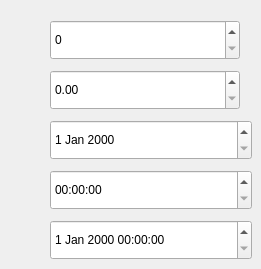
     <widget class="QWidget" name="tab_2">
      <attribute name="title">
       <string>Input</string>
      </attribute>
      <widget class="QSpinBox" name="spinBox">
       <property name="enabled">
        <bool>true</bool>
       </property>
       <property name="geometry">
        <rect>
         <x>50</x>
         <y>20</y>
         <width>190</width>
         <height>40</height>
        </rect>
       </property>
       <property name="styleSheet">
        <string notr="true"/>
       </property>
      </widget>
      <widget class="QDoubleSpinBox" name="doubleSpinBox">
       <property name="enabled">
        <bool>true</bool>
       </property>
       <property name="geometry">
        <rect>
         <x>50</x>
         <y>70</y>
         <width>190</width>
         <height>40</height>
        </rect>
       </property>
       <property name="styleSheet">
        <string notr="true"/>
       </property>
      </widget>
      <widget class="QDateEdit" name="dateEdit">
       <property name="enabled">
        <bool>true</bool>
       </property>
       <property name="geometry">
        <rect>
         <x>50</x>
         <y>120</y>
         <width>202</width>
         <height>40</height>
        </rect>
       </property>
       <property name="minimumSize">
        <size>
         <width>202</width>
         <height>40</height>
        </size>
       </property>
       <property name="styleSheet">
        <string notr="true"/>
       </property>
      </widget>
      <widget class="QTimeEdit" name="timeEdit">
       <property name="geometry">
        <rect>
         <x>50</x>
         <y>170</y>
         <width>202</width>
         <height>40</height>
        </rect>
       </property>
       <property name="minimumSize">
        <size>
         <width>202</width>
         <height>40</height>
        </size>
       </property>
       <property name="styleSheet">
        <string notr="true"/>
       </property>
      </widget>
      <widget class="QDateTimeEdit" name="dateTimeEdit">
       <property name="enabled">
        <bool>true</bool>
       </property>
       <property name="geometry">
        <rect>
         <x>50</x>
         <y>220</y>
         <width>202</width>
         <height>40</height>
        </rect>
       </property>
       <property name="styleSheet">
        <string notr="true"/>
       </property>
      </widget>
     </widget>
